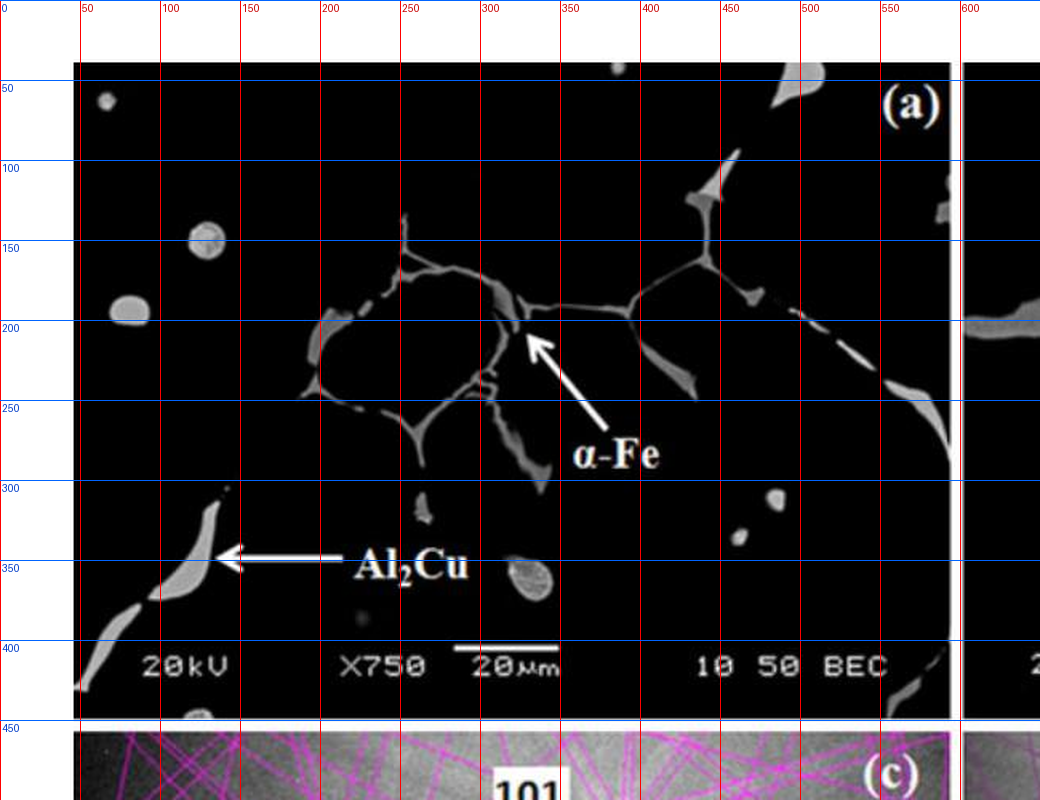
#> input picture docs/readme/ruler.png, 1040 x 800 px
$ python -i pdfx.py   (imports and definitions only)
#> lines starting #> are read from the running program, lines starting #| are printed output that depends on the picture; after the words box and inside, x2 and y2 are one past the last pixel; in counts of white or black regions, pixels touching at a corner belong together
#> further down, picture is the input picture: PIL image 1040x800 RGB; mean R, G, B 61.6, 58.1, 61.6
#!/usr/bin/env python3
"""pdfx — 依赖极小的 PDF 取图定位工具。

设计约束（不要破坏）：
  1. 只依赖两个 wheel：pypdfium2（唯一用途：页 -> 位图）与 Pillow。
  2. 不解析 PDF 结构：没有文本层、没有矢量图元、没有 xref 语义。
     全流程只吃像素，因此矢量页与纯位图扫描页走同一条路径。
  3. 不使用 numpy：投影用 Pillow 的一维 BOX 缩放实现。

坐标约定：归一化 0..1，左上原点，相对于「渲染后的整页」。
所有子命令输出一行 JSON 到 stdout，大图只写文件、只回路径。
"""

from __future__ import annotations

import argparse
import json
import os
import sys

from PIL import Image, ImageDraw, ImageOps

# ---------------------------------------------------------------- 渲染层（唯一依赖点）


# [45 lines left out: functions _pdfium, image_to_pdf, not called in this run]


class Doc:
    """把 PDF 当作「页的序列」，每页只能被光栅化，别的一概不知道。"""

    # [12 lines left out: function __init__, not called in this run]

    def __len__(self) -> int:
        return len(self._doc)

    def size_pt(self, i: int) -> tuple[float, float]:
        w, h = self._doc[i].get_size()
        return float(w), float(h)

    # [12 lines left out: function render, not called in this run]


# ---------------------------------------------------------------- 像素算子（纯 PIL）


def background(im: Image.Image) -> int:
    """页面背景亮度：直方图众数。扫描件不会是 255，这是唯一的自适应来源。"""
    hist = im.convert("L").histogram()
    return max(range(256), key=lambda v: hist[v])


def normalize(im: Image.Image) -> Image.Image:
    """暗底页面（照片、反色扫描）先反相，否则阈值会把整页判成墨迹。"""
    g = im.convert("L")
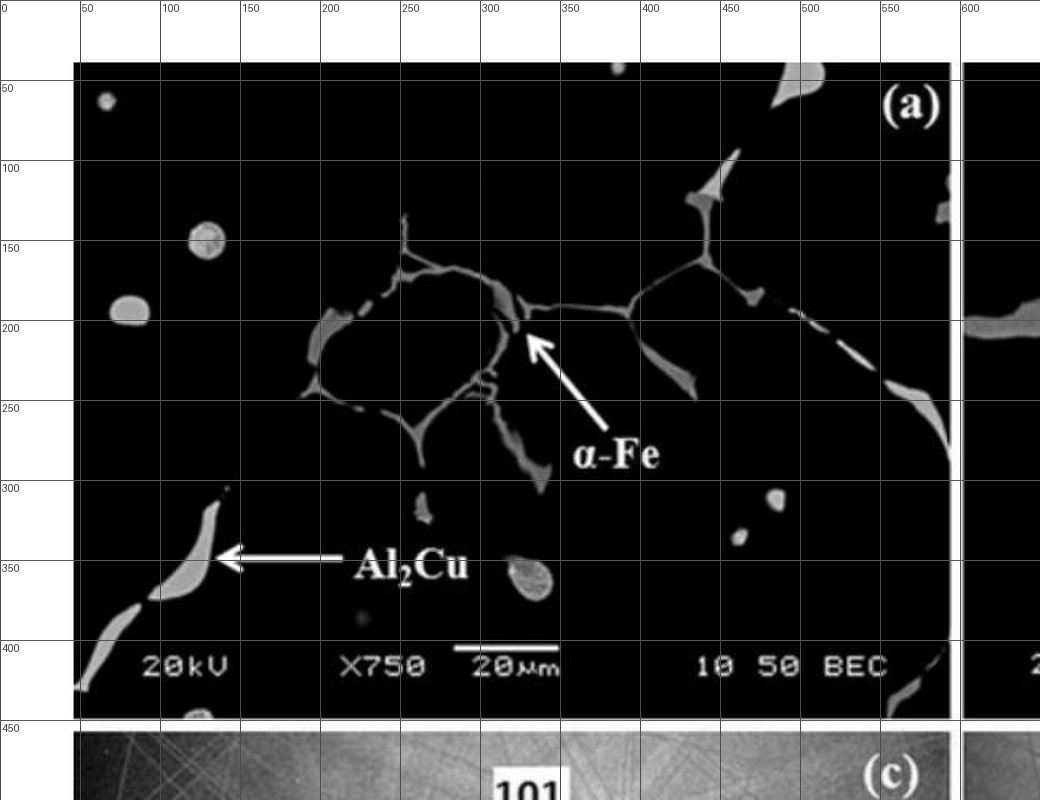
#> g: PIL image 1040x800 L; min 0, max 255, mean 59.5
    return ImageOps.invert(g) if background(g) < 128 else g
#> in background, `hist = im.convert("L").histogram()`: hist = 256 values, max 497138 at index 0, min 56 at index 217, mean 3250
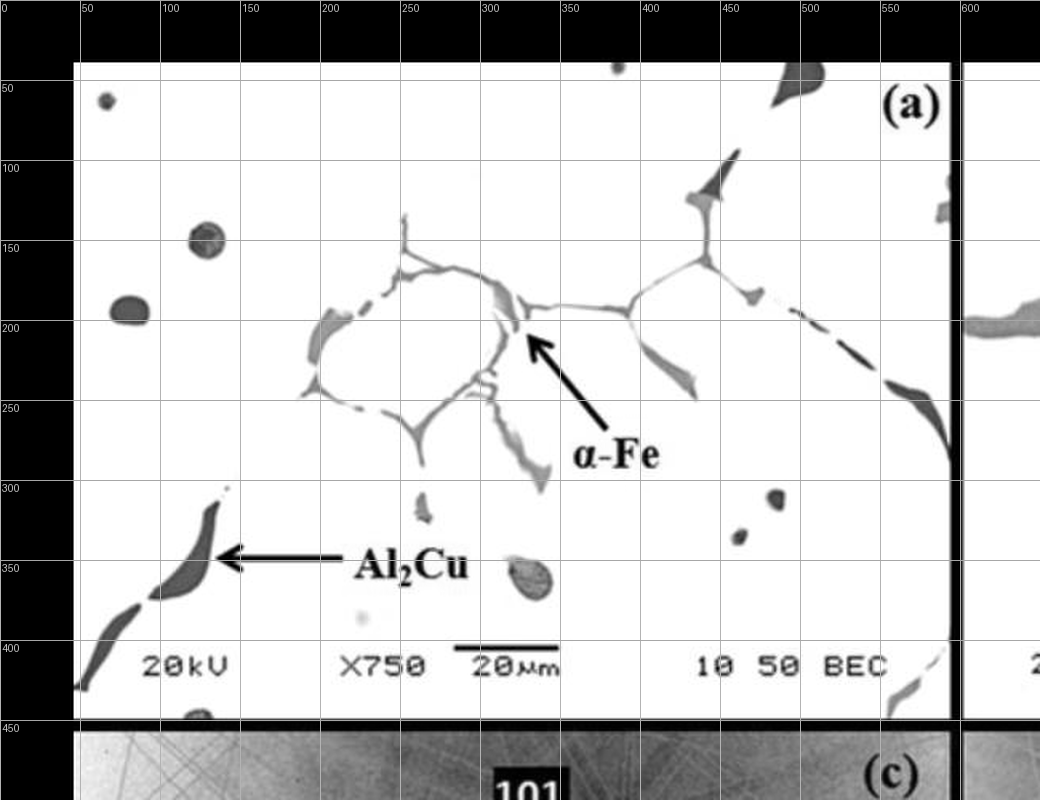
#> returned value: PIL image 1040x800 L; min 0, max 255, mean 195.5


def page_threshold(im: Image.Image) -> int:
    g = normalize(im)
    return threshold_for(background(g))


def threshold_for(bg: int) -> int:
    """相对背景取阈值。固定 245 在有噪点的扫描页上会把整页判成墨迹（实测）。"""
    return max(150, min(245, bg - 18))


def ink(im: Image.Image, th: int | None = None) -> Image.Image:
    """二值墨迹掩膜：255=有墨，0=空白。th 缺省时按本页自适应。"""
    g = normalize(im)
    if th is None:
        th = threshold_for(background(g))
#> th = 237
    return g.point(lambda v: 255 if v < th else 0)
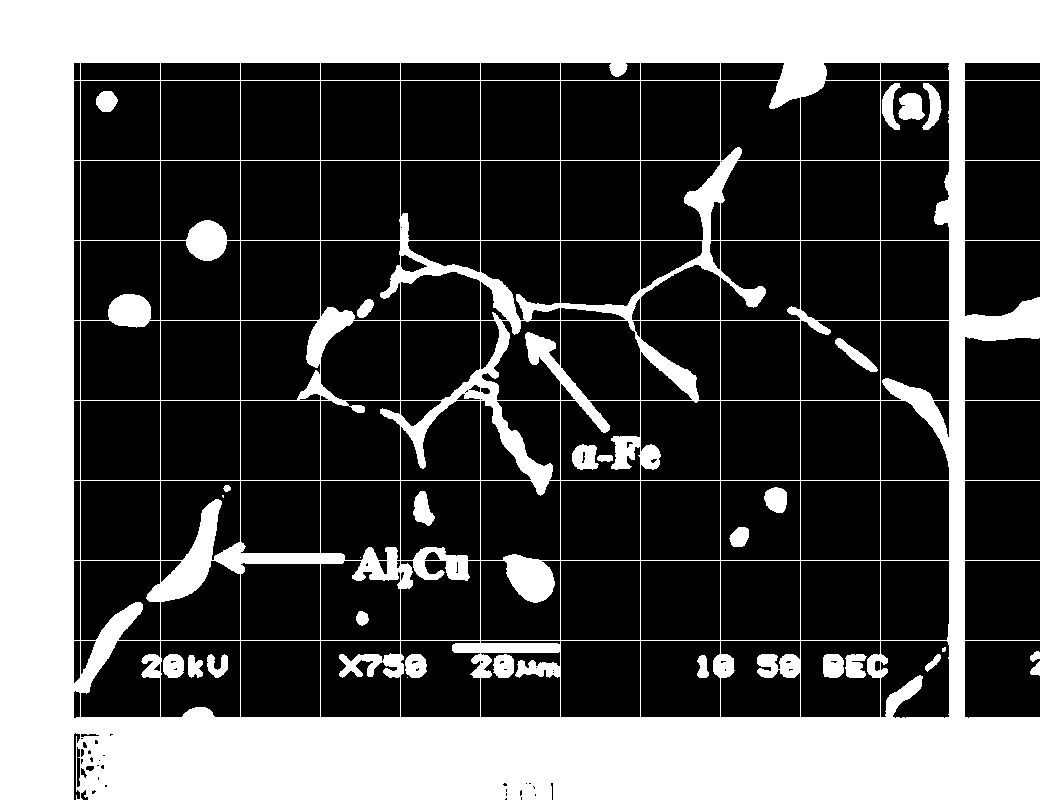
#> returned value: PIL image 1040x800 L; 32.8% white; 29 white regions (4 under 20 px), largest, box (x1, y1, x2, y2) and area: (0, 0, 1040, 800) 265116, (898, 93, 925, 120) 561, (572, 444, 599, 470) 521


# [697 lines left out: functions trim, profile, runs, gaps, overlay_grid, numbered_lines and 23 more, not called in this run]


# ---------------------------------------------------------------- 取景层：view / norm
#
# 与 bench/pilot/skills/pdf-ruler 里被六轮评测用过的形态对齐：几何参数一律是
# 「本渲染 dpi 下的整页像素」，每个开关只做一件事，可以自由组合。
# 刻度标签是「本视图左上角起算」的原图像素；换算回整页归一化坐标用 norm。

VIEW_DPI = 200
_VIEW_COLORS = [(0, 150, 0), (200, 0, 200), (230, 180, 0), (0, 0, 0), (110, 0, 190)]
_view_cache: dict = {}


# [342 lines left out: functions _view_page, _parse_items, _auto_step, _draw_ruler_view, _dashed_rect, _draw_boxes_view and 5 more, not called in this run]


# [2 lines not run here, left out]

>>> from PIL import Image
>>> picture = Image.open('../../../docs/readme/ruler.png')
>>> result = ink(picture)

$ run again, on docs/readme/pack.png
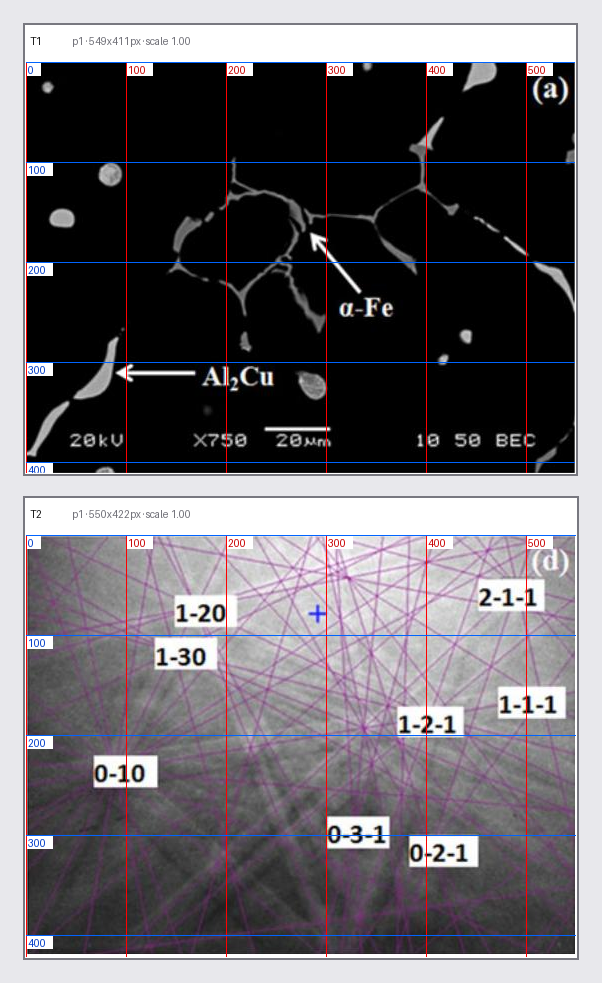
#> input picture docs/readme/pack.png, 602 x 983 px
#> picture is the input picture: PIL image 602x983 RGB; mean R, G, B 109.5, 105.4, 110.4
#> hist = 256 values, max 179623 at index 0, min 139 at index 27, mean 2311.6
#> in normalize, `return ImageOps.invert(g) if background(g) < 128 else g`:
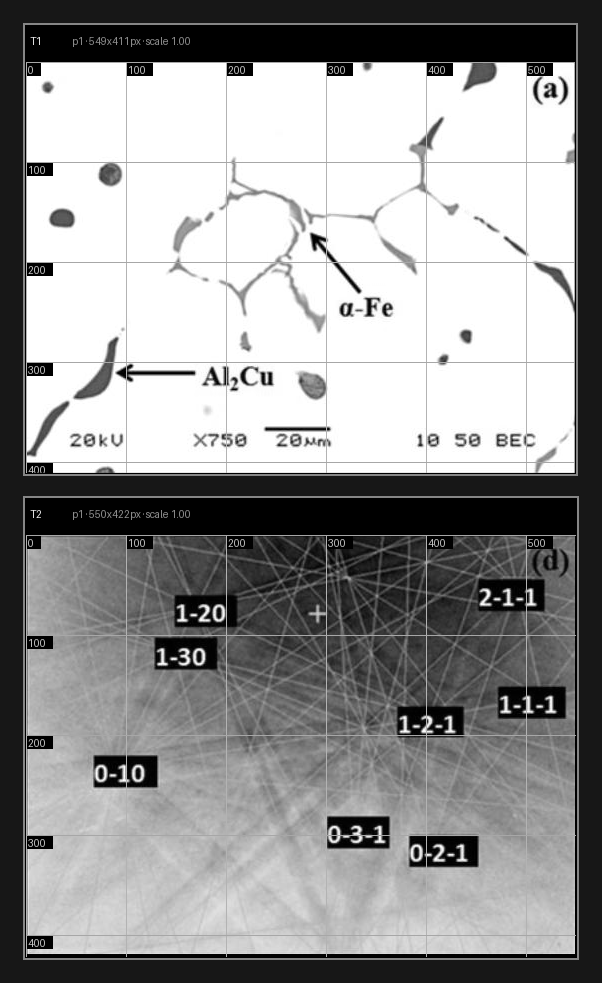
#> returned value: PIL image 602x983 L; min 0, max 255, mean 147.9
#> th = 237
#> in ink, `return g.point(lambda v: 255 if v < th else 0)`:
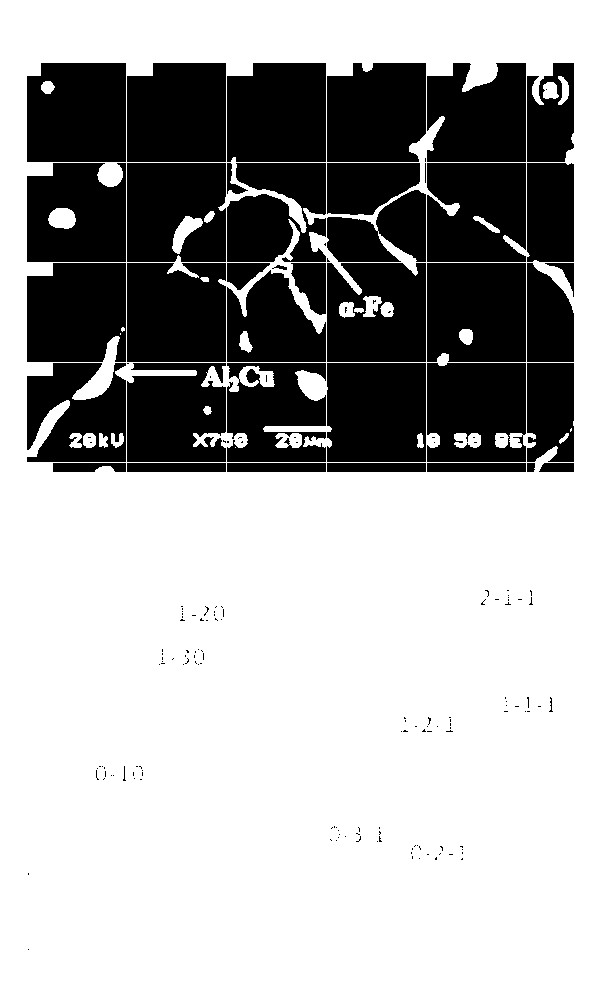
#> returned value: PIL image 602x983 L; 66.4% white; 184 black regions (145 under 20 px), largest, box (x1, y1, x2, y2) and area: (327, 363, 426, 462) 9655, (127, 263, 226, 362) 9548, (427, 263, 526, 362) 9531

$ run again, on docs/readme/review.png
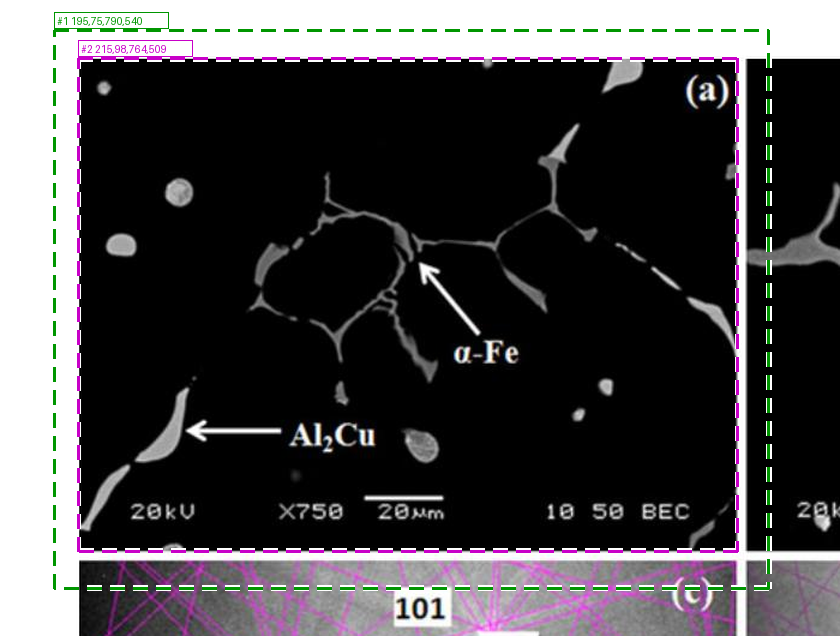
#> input picture docs/readme/review.png, 840 x 636 px
#> picture is the input picture: PIL image 840x636 RGB; mean R, G, B 72.3, 70.1, 72.3
#> hist = 256 values, max 298133 at index 0, min 34 at index 225, mean 2086.9
#> in normalize, `return ImageOps.invert(g) if background(g) < 128 else g`:
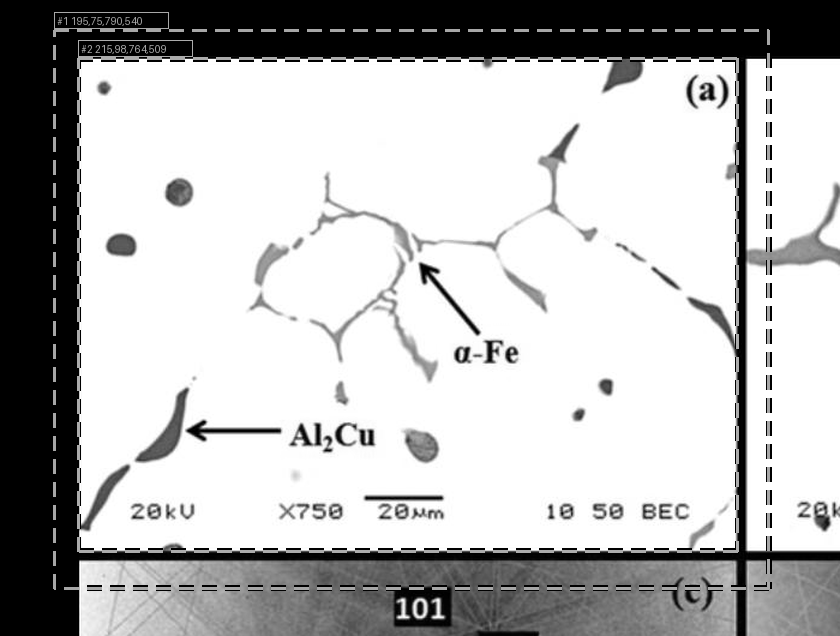
#> returned value: PIL image 840x636 L; min 0, max 255, mean 184
#> th = 237
#> in ink, `return g.point(lambda v: 255 if v < th else 0)`:
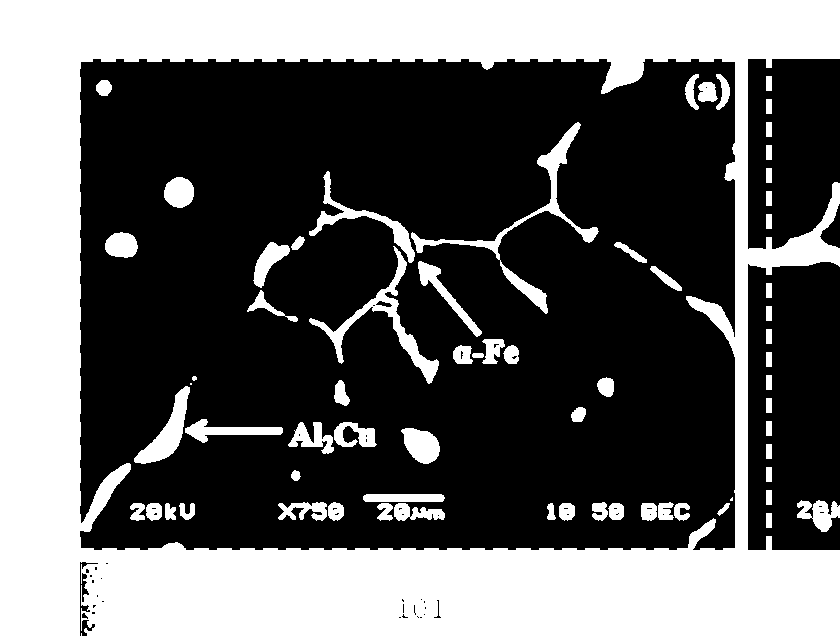
#> returned value: PIL image 840x636 L; 37.6% white; 69 white regions (3 under 20 px), largest, box (x1, y1, x2, y2) and area: (0, 0, 840, 636) 175755, (411, 122, 599, 314) 2917, (309, 246, 439, 384) 2343
